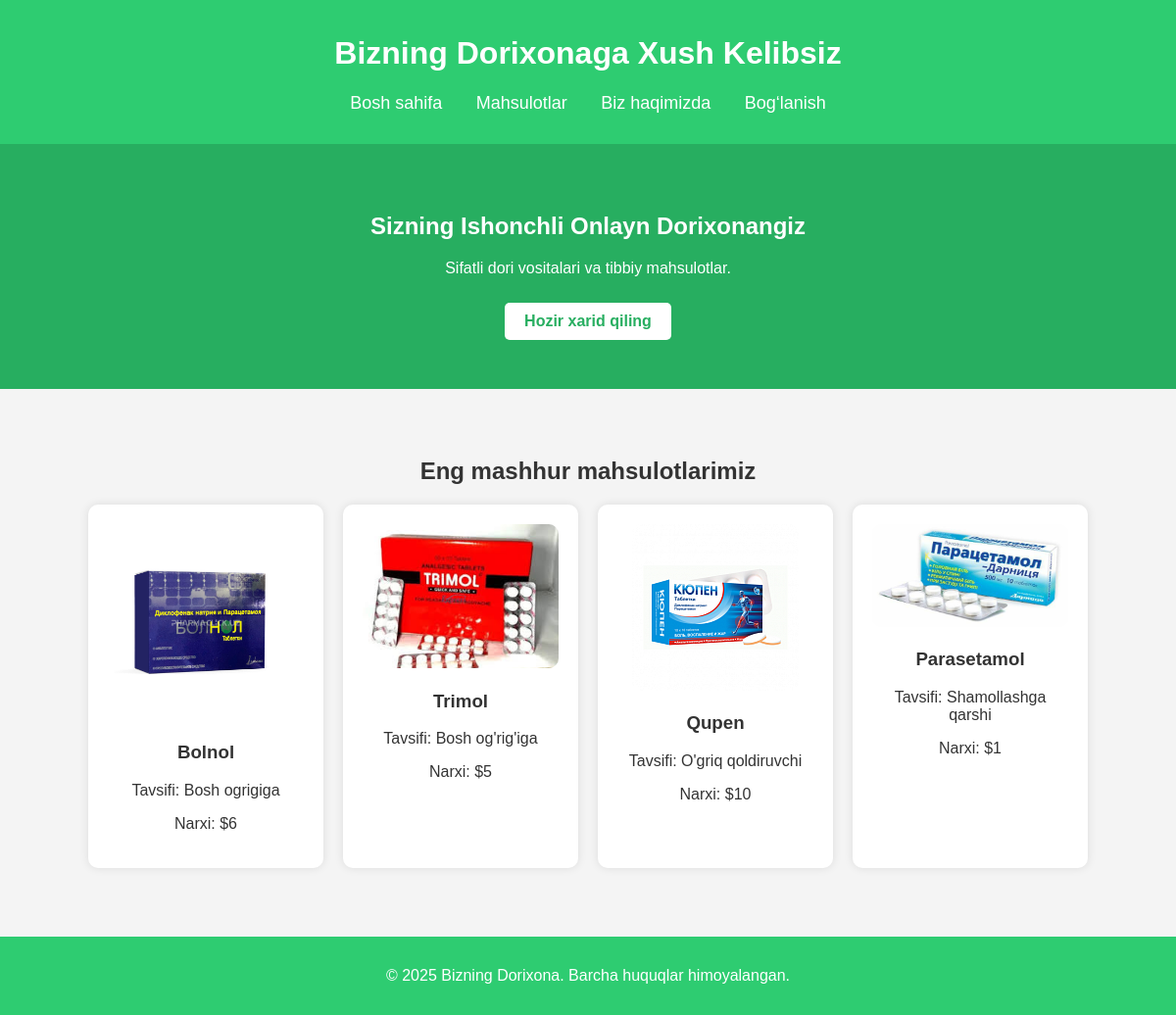
The page / on the database its author committed.
### home/models.py (models this page shows, shortened)
class Dorixona(models.Model):
    name = models.CharField(max_length=100)
    price = models.PositiveIntegerField()
    year = models.PositiveIntegerField()
    description = models.TextField()
    soni = models.PositiveIntegerField()
    image = models.ImageField(upload_to="images/", default='defaults/default.jpeg ', null=True, blank=True)
    created_at = models.DateTimeField(auto_now_add=True)
    updated_at = models.DateTimeField(auto_now=True)
    class Meta:
        verbose_name = "Dorixona"
        ordering = ["-created_at"]

### home/views.py (the view)
# urls.py: path("", HomeView.as_view(), name="home"),
class HomeView(View):
    def get(self, request):
        dorixona = Dorixona.objects.all()[:4]
        context = {'dorixona': dorixona}
        return render(request, 'home.html', context)

### templates/home.html (shortened to what this page needs)
{% load static %}
<!DOCTYPE html>
<html lang="uz">
<head>
</head>
<body>
    <header>
        <h1>Bizning Dorixonaga Xush Kelibsiz</h1>
        <nav>
            <ul>
                <li><a href="{% url 'home' %}">Bosh sahifa</a></li>
                <li><a href="{% url 'products' %}">Mahsulotlar</a></li>
                <li><a href="{% url 'about' %}">Biz haqimizda</a></li>
                <li><a href="{% url 'contact' %}">Bog‘lanish</a></li>
            </ul>
        </nav>
    </header>
    <section class="hero">
        <h2>Sizning Ishonchli Onlayn Dorixonangiz</h2>
        <p>Sifatli dori vositalari va tibbiy mahsulotlar.</p>
        <a href="{% url 'products' %}" class="btn">Hozir xarid qiling</a>
    </section>
    <section id="products" class="products">
        <h2>Eng mashhur mahsulotlarimiz</h2>
        <div class="product-list">
            {% for dori in dorixona %}
                <div class="product">
                    <a href="{% url 'detail' dori.id %}">
                        {% if dori.image %}
                            <img src="{{ dori.image.url }}" alt="{{ dori.name }}">
                        {% else %}
                            <img src="/media/defaults/default.jpeg" alt="Standart rasm">
                        {% endif %}
                    </a>
                    <h3>{{ dori.name }}</h3>
                    <p class="description">Tavsifi: {{ dori.description }}</p>
                    <p>Narxi: ${{ dori.price }}</p>
                </div>
            {% endfor %}
        </div>
    </section>
    <footer>
        <p>&copy; 2025 Bizning Dorixona. Barcha huquqlar himoyalangan.</p>
    </footer>
</body>
</html>

### templates/home.html (style rules this page uses)
body { font-family: Arial, sans-serif; margin: 0; padding: 0; background-color: #f4f4f4; color: #333; }
header { background: #2ecc71; color: white; padding: 15px; text-align: center; }
nav ul { list-style: none; padding: 0; }
nav ul li { display: inline; margin: 0 15px; }
nav ul li a { color: white; text-decoration: none; font-size: 18px; }
.hero { text-align: center; background: #27ae60; color: white; padding: 50px 20px; }
.btn { display: inline-block; background: white; color: #27ae60; padding: 10px 20px; text-decoration: none; border-radius: 5px; margin-top: 10px; font-weight: bold; }
.products { text-align: center; padding: 50px 20px; }
.product-list { display: flex; flex-wrap: wrap; justify-content: center; gap: 20px; }
.product { background: white; padding: 20px; border-radius: 10px; box-shadow: 0 0 10px rgba(0, 0, 0, 0.1); width: 200px; text-align: center; }
.product img { max-width: 100%; border-radius: 10px; }
.description { display: -webkit-box; -webkit-line-clamp: 3; -webkit-box-orient: vertical; overflow: hidden; text-overflow: ellipsis; max-width: 100%; word-break: break-word; }
footer { text-align: center; padding: 15px; background: #2ecc71; color: white; margin-top: 20px; }

### rows shown on the page
Dorixona: image (picture), name "Bolnol", description "Bosh ogrigiga", price "6"
Dorixona: image (picture), name "Trimol", description "Bosh og'rig'iga", price "5"
Dorixona: image (picture), name "Qupen", description "O'griq qoldiruvchi", price "10"
Dorixona: image (picture), name "Parasetamol", description "Shamollashga qarshi", price "1"
